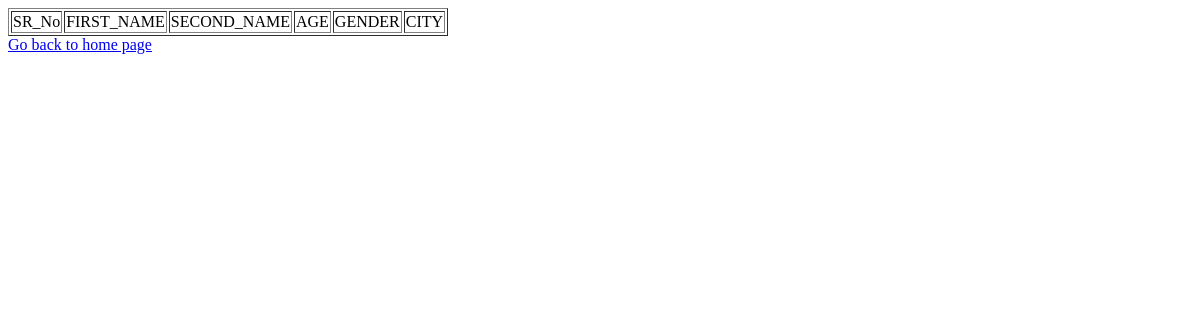
Page /list on the earlier database version.
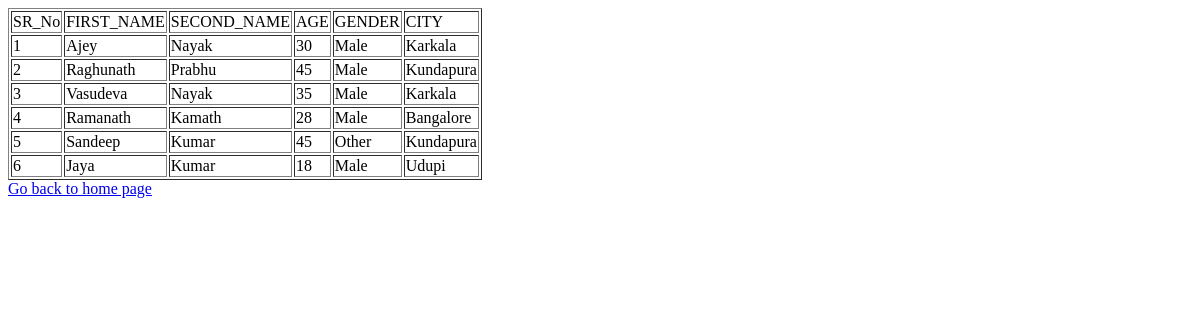
Same page on the later database version.
### tables this page shows
CREATE TABLE users (SR_No integer primary key AUTOINCREMENT,                FIRST_NAME varchar(15), SECOND_NAME varchar(15), AGE integer,                GENDER varchar(15), CITY varchar(15));

### main.py (the view)
@app.route('/list', methods= ['GET'])
def user_list():
    if os.path.exists("userlist.html"):
        os.remove("userlist.html")
    con = sqlite3.connect(db_path)
    con.row_factory = sqlite3.Row
    cur = con.cursor()
    cur.execute("select * from users")
    rows = cur.fetchall()
    return render_template('userlist.html', rows = rows)

### template/userlist.html
<!doctype html>
<html>
   <body>
      <table border = 1>
         <thead>
            <td>SR_No</td>
            <td>FIRST_NAME</td>
            <td>SECOND_NAME</td>
            <td>AGE</td>
            <td>GENDER</td>
            <td>CITY</td>
         </thead>
         {% for row in rows %}
            <tr>
            <td>{{row["SR_No"]}}</td>
            <td>{{row["FIRST_NAME"]}}</td>
            <td>{{row["SECOND_NAME"]}}</td>
            <td>{{row["AGE"]}}</td>
            <td> {{ row["GENDER"]}}</td>
            <td>{{row['CITY']}}</td>
            </tr>
         {% endfor %}
      </table>
      <a href = "/">Go back to home page</a>
   </body>
</html>

Differences in the rows shown:
added users: SR_No "1", FIRST_NAME "Ajey", SECOND_NAME "Nayak", AGE "30", GENDER "Male", CITY "Karkala"
added users: SR_No "2", FIRST_NAME "Raghunath", SECOND_NAME "Prabhu", AGE "45", GENDER "Male", CITY "Kundapura"
added users: SR_No "3", FIRST_NAME "Vasudeva", SECOND_NAME "Nayak", AGE "35", GENDER "Male", CITY "Karkala"
added users: SR_No "4", FIRST_NAME "Ramanath", SECOND_NAME "Kamath", AGE "28", GENDER "Male", CITY "Bangalore"
added users: SR_No "5", FIRST_NAME "Sandeep", SECOND_NAME "Kumar", AGE "45", GENDER "Other", CITY "Kundapura"
added users: SR_No "6", FIRST_NAME "Jaya", SECOND_NAME "Kumar", AGE "18", GENDER "Male", CITY "Udupi"
